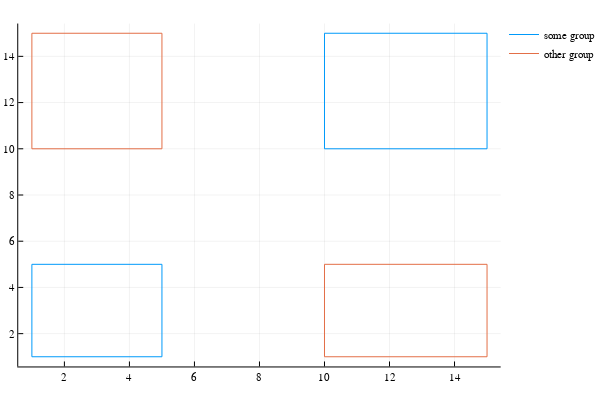

Write notebook code for a chart like this one.
### Code cell
using PlotlyJS
Plots.PlotlyJSBackend()
function rectangle_from_coords(xb,yb,xt,yt)
    [
        xb yb
        xt yb
        xt yt
        xb yt
        xb yb
        NaN NaN
    ]
end

some_rects=[
    rectangle_from_coords(1 ,1 ,5 ,5 )
    rectangle_from_coords(10,10,15,15)
    ]
other_rects=[
    rectangle_from_coords(1 ,10,5 ,15)
    rectangle_from_coords(10,1 ,15,5 )
    ]

Plots.plot(some_rects[:,1], some_rects[:,2],label="some group");
Plots.plot!(other_rects[:,1], other_rects[:,2],label="other group")

### Figure 1 — Plotly figure (JSON) as saved in the notebook; plotly's stock layout.template omitted (floating-point values rounded to 4 significant figures)
{"data": [{"colorbar": {"title": ""}, "hoverinfo": "text", "legendgroup": "some group", "line": {"color": "rgba(0, 154, 250, 1.000)", "dash": "solid", "shape": "linear", "width": 1}, "mode": "lines", "name": "some group", "showlegend": true, "text": [null, null, null, null, null], "type": "scatter", "x": [1, 5, 5, 1, 1], "xaxis": "x1", "y": [1, 1, 5, 5, 1], "yaxis": "y1", "zmax": 0.1, "zmin": -0.1}, {"colorbar": {"title": ""}, "hoverinfo": "text", "legendgroup": "some group", "line": {"color": "rgba(0, 154, 250, 1.000)", "dash": "solid", "shape": "linear", "width": 1}, "mode": "lines", "name": "some group", "showlegend": false, "text": [null, null, null, null, null], "type": "scatter", "x": [10, 15, 15, 10, 10], "xaxis": "x1", "y": [10, 10, 15, 15, 10], "yaxis": "y1", "zmax": 0.1, "zmin": -0.1}, {"colorbar": {"title": ""}, "hoverinfo": "text", "legendgroup": "other group", "line": {"color": "rgba(227, 111, 71, 1.000)", "dash": "solid", "shape": "linear", "width": 1}, "mode": "lines", "name": "other group", "showlegend": true, "text": [null, null, null, null, null], "type": "scatter", "x": [1, 5, 5, 1, 1], "xaxis": "x1", "y": [10, 10, 15, 15, 10], "yaxis": "y1", "zmax": 0.1, "zmin": -0.1}, {"colorbar": {"title": ""}, "hoverinfo": "text", "legendgroup": "other group", "line": {"color": "rgba(227, 111, 71, 1.000)", "dash": "solid", "shape": "linear", "width": 1}, "mode": "lines", "name": "other group", "showlegend": false, "text": [null, null, null, null, null], "type": "scatter", "x": [10, 15, 15, 10, 10], "xaxis": "x1", "y": [1, 1, 5, 5, 1], "yaxis": "y1", "zmax": 0.1, "zmin": -0.1}], "layout": {"annotations": [], "height": 400, "legend": {"bgcolor": "rgba(255, 255, 255, 1.000)", "bordercolor": "rgba(0, 0, 0, 1.000)", "font": {"color": "rgba(0, 0, 0, 1.000)", "family": "sans-serif", "size": 11}, "tracegroupgap": 0, "x": 1, "y": 1}, "margin": {"b": 20, "l": 0, "r": 0, "t": 20}, "paper_bgcolor": "rgba(255, 255, 255, 1.000)", "plot_bgcolor": "rgba(255, 255, 255, 1.000)", "showlegend": true, "width": 600, "xaxis": {"anchor": "y1", "domain": [0.03619, 0.9934], "gridcolor": "rgba(0, 0, 0, 0.100)", "gridwidth": 0.5, "linecolor": "rgba(0, 0, 0, 1.000)", "mirror": false, "range": [0.58, 15.42], "showgrid": true, "showline": true, "showticklabels": true, "tickangle": 0, "tickcolor": "rgb(0, 0, 0)", "tickfont": {"color": "rgba(0, 0, 0, 1.000)", "family": "sans-serif", "size": 11}, "tickmode": "array", "ticks": "inside", "ticktext": ["2", "4", "6", "8", "10", "12", "14"], "tickvals": [2, 4, 6, 8, 10, 12, 14], "title": "", "titlefont": {"color": "rgba(0, 0, 0, 1.000)", "family": "sans-serif", "size": 15}, "type": "-", "visible": true, "zeroline": false, "zerolinecolor": "rgba(0, 0, 0, 1.000)"}, "yaxis": {"anchor": "x1", "domain": [0.03762, 0.9902], "gridcolor": "rgba(0, 0, 0, 0.100)", "gridwidth": 0.5, "linecolor": "rgba(0, 0, 0, 1.000)", "mirror": false, "range": [0.58, 15.42], "showgrid": true, "showline": true, "showticklabels": true, "tickangle": 0, "tickcolor": "rgb(0, 0, 0)", "tickfont": {"color": "rgba(0, 0, 0, 1.000)", "family": "sans-serif", "size": 11}, "tickmode": "array", "ticks": "inside", "ticktext": ["2", "4", "6", "8", "10", "12", "14"], "tickvals": [2, 4, 6, 8, 10, 12, 14], "title": "", "titlefont": {"color": "rgba(0, 0, 0, 1.000)", "family": "sans-serif", "size": 15}, "type": "-", "visible": true, "zeroline": false, "zerolinecolor": "rgba(0, 0, 0, 1.000)"}}}
